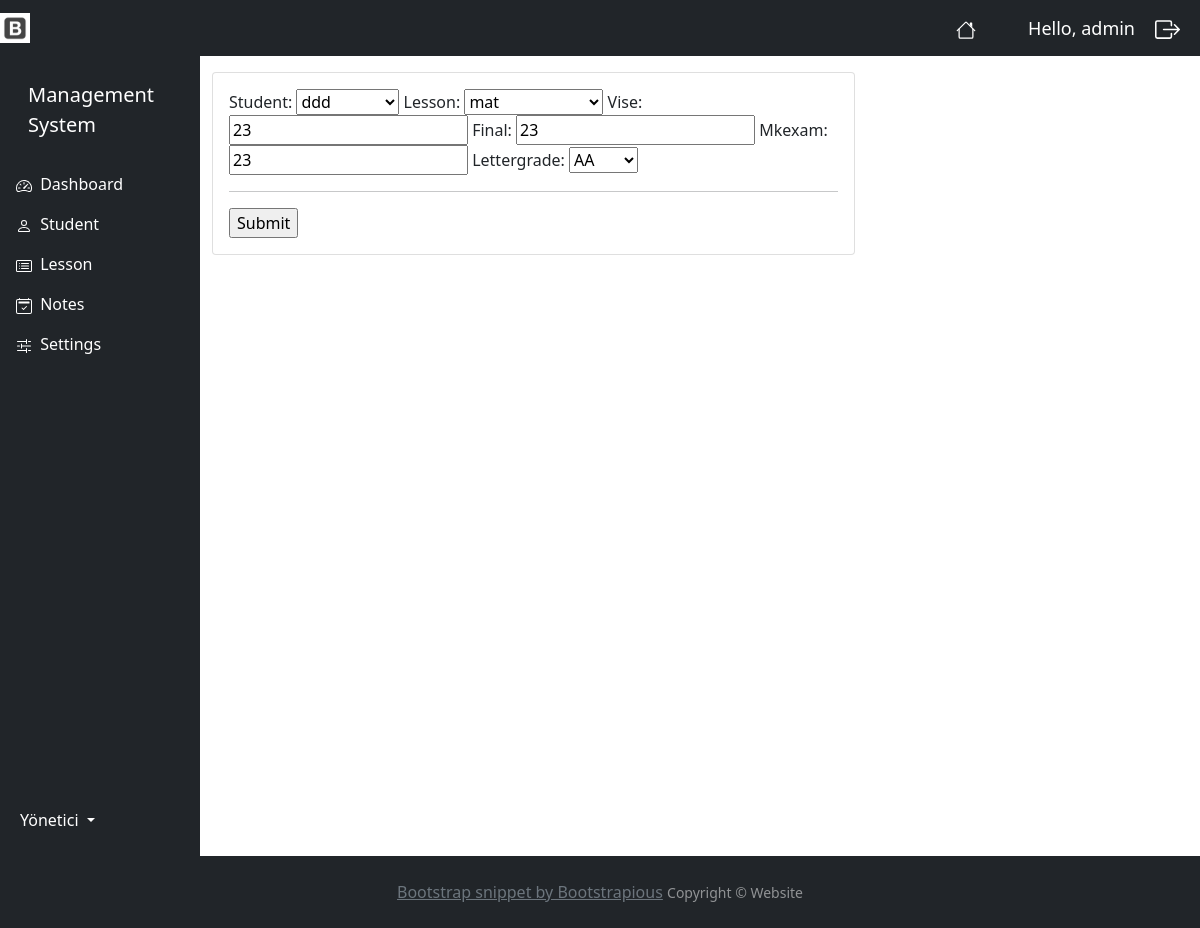
Page /update_notes/2/ (signed in) on the earlier database version.
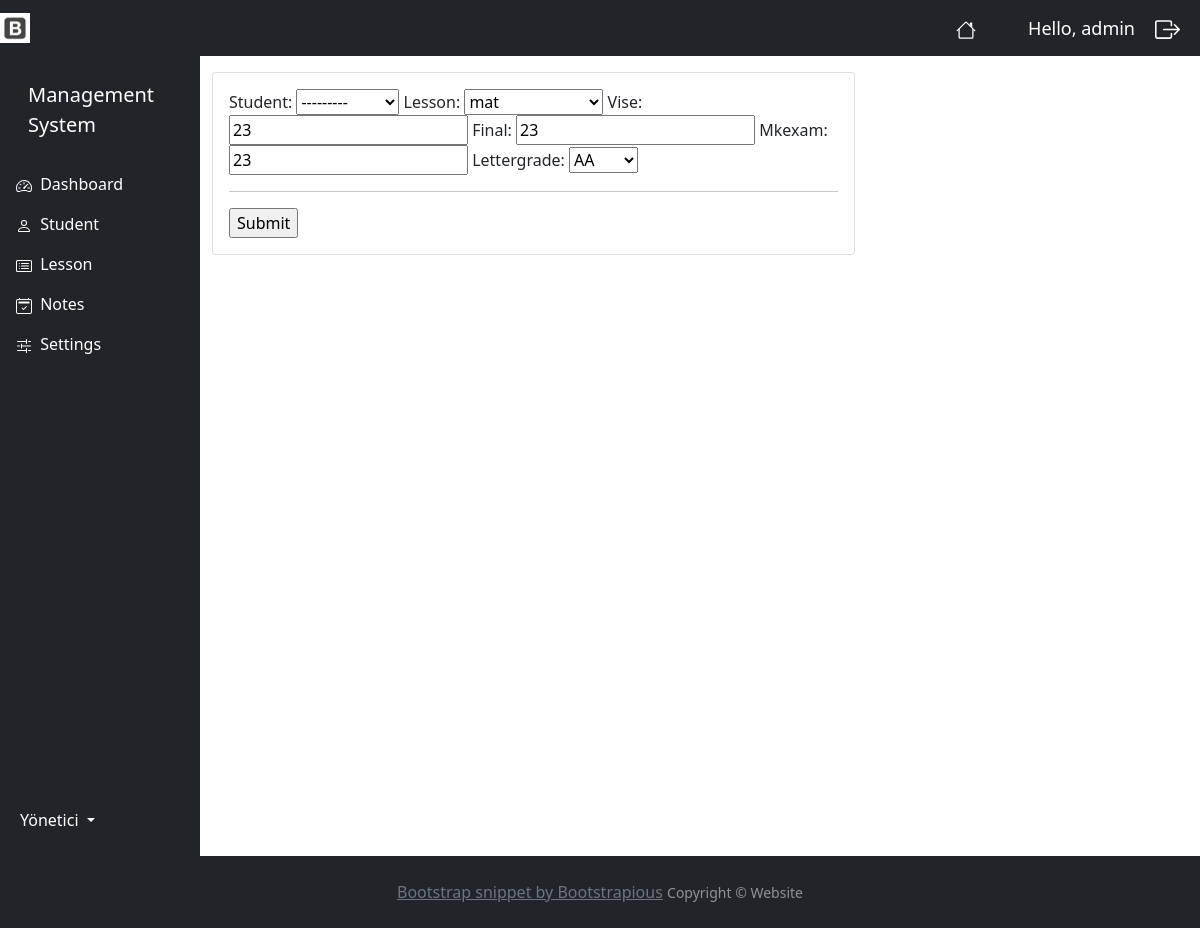
Same page on the later database version.
### myapp/models.py (models this page shows, shortened)
class Notes(models.Model):
    STATUS = (
        ('AA', 'AA'),
        ('BA', 'BA'),
        ('BB', 'BB'),
        ('CB', 'CB'),
        ('CC', 'CC'),
        ('DC', 'DC'),
        ('DD', 'DD'),
        ('FD', 'FD'),
        ('FF', 'FF'),
    )
    student = models.ForeignKey(Student, null=True, on_delete=models.SET_NULL)
    lesson = models.ForeignKey(Lesson, null=True, on_delete=models.SET_NULL)
    vise = models.IntegerField(null=True, blank=True)
    final = models.IntegerField(null=True, blank=True)
    mkexam = models.IntegerField(null=True, blank=True)
    lettergrade = models.CharField(max_length=2, null=True, choices=STATUS)

### myapp/decorators.py (the view)
        def wrapper_func(request, *args, **kwargs):
            group =None
            if request.user.groups.exists():
                group = request.user.groups.all()[0].name
            if group in allowed_roles:
                return view_func(request, *args, **kwargs)
            else:
                return HttpResponse('You are not authorized to view this page')

### myapp/forms.py
class NotesForm(ModelForm):
    class Meta:
        model = Notes
        fields = '__all__'

### myapp/models.py (called while the page is built)
    def __str__(self):
        return self.name

    def __str__(self):
        return self.lname

### myapp/views.py (called while the page is built)
@login_required(login_url='login')
@allowed_users(allowed_roles=['admin'])
def updateNotes(request, pk):
    notes = Notes.objects.get(id=pk)
    form = NotesForm(instance=notes)
    if request.method == 'POST':
        form = NotesForm(request.POST, instance=notes)
        if form.is_valid():
            form.save()
            return redirect('notes_update')
    context = {'form':form}
    return render(request, 'accounts/notes_form.html', context)

### myapp/templates/accounts/notes_form.html (shortened to what this page needs)
{% extends 'accounts/main.html' %}
{% load static %}
{% block content %}
    <div class="row">
        <div class="col-md-8">
            <div class="card card-body">
                <form action="" method="post">
                        {{ form }}
                        <hr>
                    <input type="submit" name="Submit">
                </form>
            </div>
        </div>
    </div>
{% endblock %}

Differences in the rows shown:
changed Notes "mat": student "ddd" → "---------"
